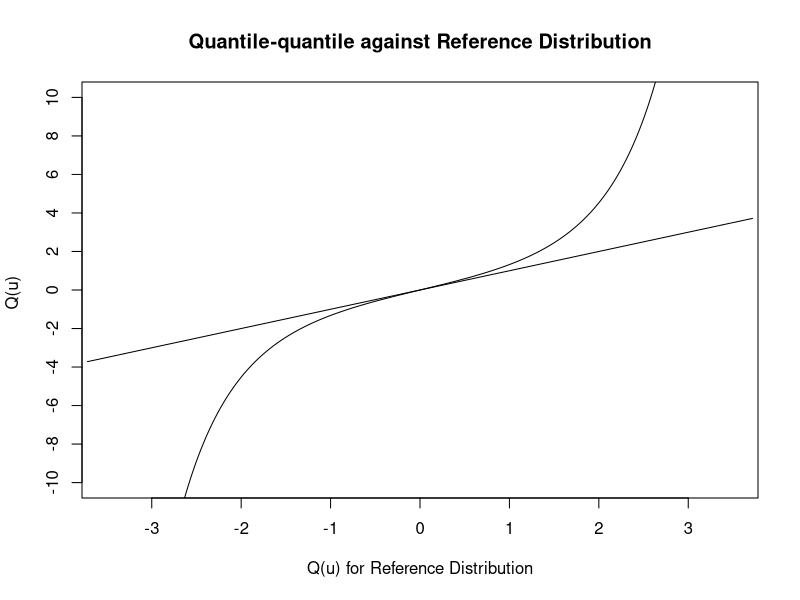
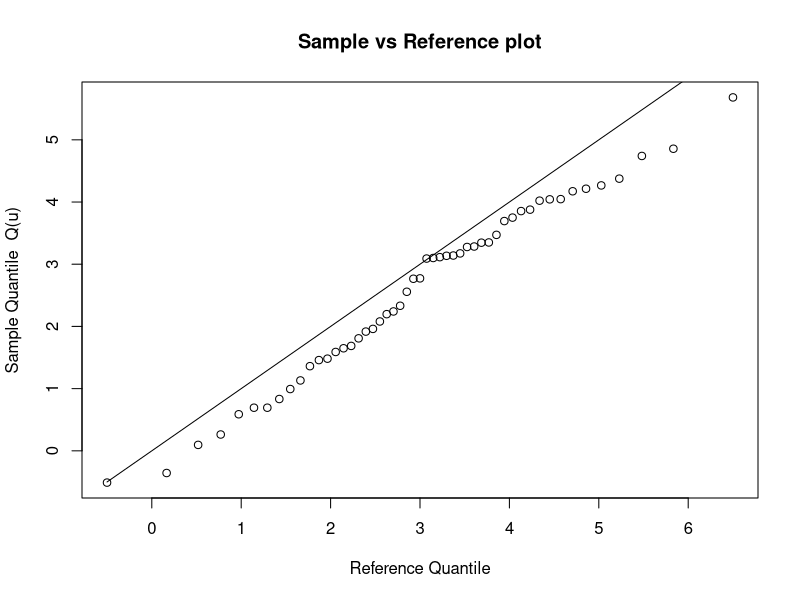

R code for these plots, in order:
# Quantile-quantile Plotting for Distributions and Samples
# Created by Patrick Vo
# Date: 3/17/2017
# Purpose: To demonstrate a sample quantile-quantile plot 
#     instead of using the qqplot function

x  =  seq(0.0001,.9999,length=5000) # a vector of values to be plugged into the quantile function
y1  =  qt(x,2)      #The quantiles that you're comparing
y2  =  qnorm(x,0,1) #The quantiles of the reference distribution


par(mfrow=c(1,1))
matplot(y2,y1,
        main="Quantile-quantile against Reference Distribution",
        ylab="Q(u) ",
        xlab="Q(u) for Reference Distribution",
        type="l",ylim=c(-10,10),
        xlim=c(-3.5,3.5),lab=c(9,8,7),cex=.5)
lines(y2,y2) #Plots the quantile reference against itself, returning a straight line


###########################################################################
#Sample normal reference distribution plot

yourData  <- c(0.6, 0.7, 1.1, 1.3, 1.8, 2.0, 2.3, 2.7, 2,9, 3.1,
               3.9, 4.3, 4.4, 4.9, 5.2, 5.4, 6.1, 6.8, 7.1, 8.0,
               9.4, 10.3, 12.9, 15.9, 16.0, 22.0, 22.2, 22.5, 23.0, 23.1,
               23.9, 26.5, 26.7, 28.4, 28.5, 32.2, 40.2, 42.5, 47.2, 48.3,
               55.8, 57.0, 57.2, 64.9, 67.6, 71.3, 79.5, 114.5, 128.6, 293.5)
yourData <- log(yourData) #yourData (Log was necessary, as this problem dealt with lognormality)

yourData <- sort(yourData)     #Sort the data

n = length(yourData)

#Find the quantiles of the sample. Notice we use Yi = Quantile( (i-0.5) / n )
#   for sorted data of length n
i = 1:n         
ui = (i-.5)/n

#Find the quantiles of the reference distribution
Qreference <- qnorm(ui, mean = 3, sd = 1.5)

plot(Qreference, yourData,
     main="Sample vs Reference plot",
     xlab="Reference Quantile",
     ylab="Sample Quantile  Q(u)")
#Draw a reference line by plotting the Q reference against itself.
#In a regular q-q plot, you'd want to do a linear model instead
lines (Qreference, Qreference)
